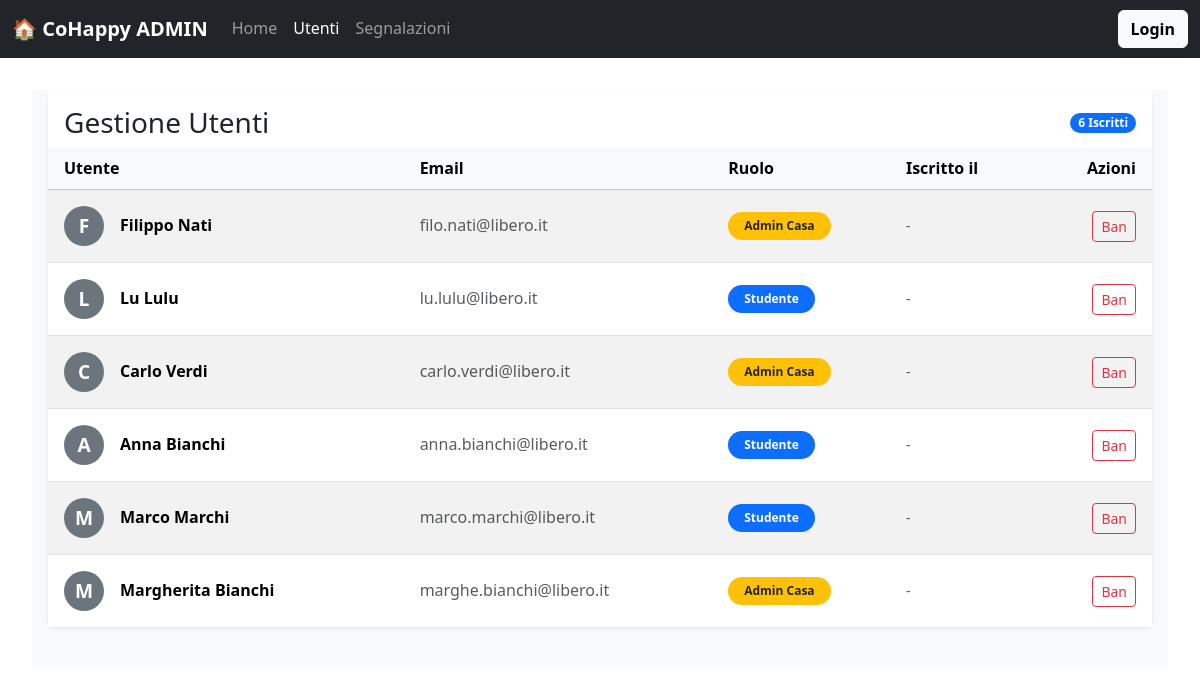
The page /utenti.php on the database as committed earlier.
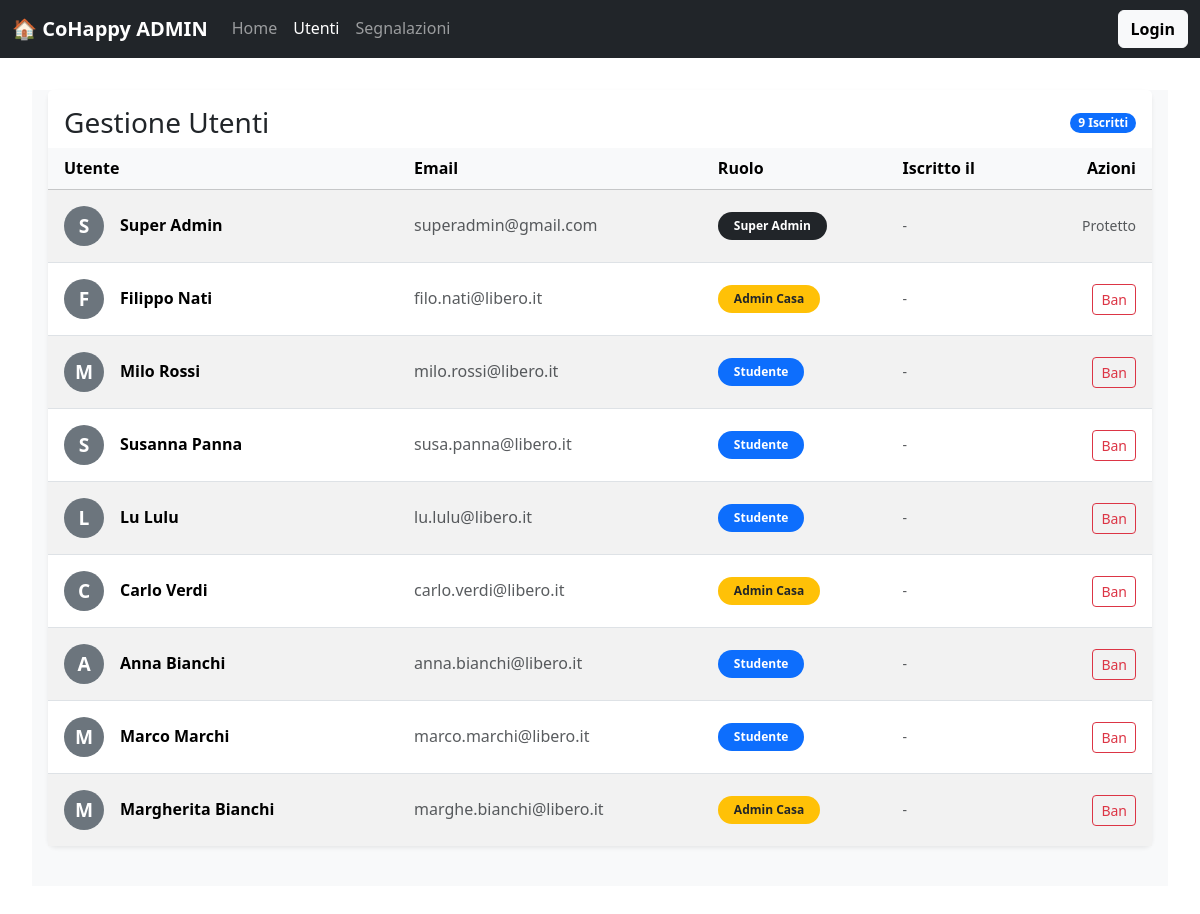
The same page on the database as committed later.
### tables this page shows
CREATE TABLE `utenti` (
  `id_utente` int(11) NOT NULL,
  `nome` varchar(100) NOT NULL,
  `cognome` varchar(100) NOT NULL,
  `email` varchar(150) NOT NULL,
  `password` varchar(255) NOT NULL,
  `ruolo` enum('studente','admin_casa','super_admin') DEFAULT 'studente',
  `foto_profilo` varchar(255) DEFAULT 'default_user.png',
  `id_casa` int(11) DEFAULT NULL,
  `punti` int(11) DEFAULT 0,
  `dataIscrizione` date NOT NULL DEFAULT curdate(),
  `token_scadenza` datetime DEFAULT NULL,
  `recovery_token` varchar(255) DEFAULT NULL
);

### utenti.php (called while the page is built)
<?php
require_once 'bootstrap.php';
$templateParams["titolo"] = "CoHappy - Gestione Utenti";
$templateParams["nome"] = "template/visualizza_utenti.php";
$templateParams["utenti"] = $dbh->getAllUsers();
require 'template/base_admin.php';
?>

### db/database.php (called while the page is built, shortened)
<?php
class DatabaseHelper {
    private $db;
    public function __construct($servername, $username, $password, $dbname, $port) {
        $this->db = new mysqli($servername, $username, $password, $dbname, $port);
        $this->db->set_charset("utf8mb4");
    }
    public function getAllUsers(){
        return $this->db->query("SELECT * FROM utenti ORDER BY dataIscrizione DESC")->fetch_all(MYSQLI_ASSOC);
    }
}
?>

### bootstrap.php (called while the page is built, shortened)
<?php
require_once("db/database.php");
$dbh = new DatabaseHelper("localhost", "root", "", "cohappy_db", 3306);
?>

### template/visualizza_utenti.php (the view, shortened to what the changed rows need)
<section class="pb-3 px-3 bg-light h-100">
    <div class="row h-100">
        <div class="col-md-12 h-100">
            <div class="card shadow-sm border-0 h-100 d-flex flex-column">
                <div class="card-header bg-white border-0 pt-3 px-3 flex-shrink-0 d-flex justify-content-between align-items-center">
                    <h2 class="card-title m-0 h3">Gestione Utenti</h2>
                    <span class="badge bg-primary rounded-pill">
                        <?php echo count($templateParams["utenti"]); ?> Iscritti
                    </span>
                </div>
                <div class="card-body p-0 overflow-auto flex-grow-1" style="min-height: 0;">
                    <table class="table table-hover table-striped mb-0" summary="Tabella contenente la lista degli utenti registrati con dettagli su ruolo e azioni disponibili">
                        <thead class="table-light" style="position: sticky; top: 0; z-index: 10;">
                            <tr>
                                <th scope="col" class="px-3">Utente</th>
                                <th scope="col">Email</th>
                                <th scope="col">Ruolo</th>
                                <th scope="col">Iscritto il</th>
                                <th scope="col" class="text-end px-3">Azioni</th>
                            </tr>
                        </thead>
                        <tbody>
                            <?php foreach($templateParams["utenti"] as $utente): ?>
                            <tr>
                                <td class="px-3 align-middle py-3">
                                    <div class="d-flex align-items-center">
                                        <div class="rounded-circle bg-secondary text-white d-flex justify-content-center align-items-center me-3" aria-hidden="true" style="width: 40px; height: 40px; font-weight: bold; font-size: 1.2rem;">
                                            <?php echo strtoupper(substr($utente['nome'], 0, 1)); ?>
                                        </div>
                                        <div>
                                            <span class="fw-bold d-block"><?php echo $utente['nome'] . " " . $utente['cognome']; ?></span>
                                        </div>
                                    </div>
                                </td>
                                <td class="align-middle text-muted">
                                    <a href="mailto:<?php echo $utente['email']; ?>" class="text-decoration-none text-muted"><?php echo $utente['email']; ?></a>
                                </td>
                                <td class="align-middle">
                                    <?php
                                        $badgeColor = match($utente['ruolo']) {
                                            'super_admin' => 'bg-dark',
                                            'admin_casa'  => 'bg-warning text-dark',
                                            default       => 'bg-primary'
                                        };
                                        $ruoloLeggibile = ucwords(str_replace('_', ' ', $utente['ruolo']));
                                    ?>
                                    <span class="badge <?php echo $badgeColor; ?> rounded-pill px-3 py-2">
                                        <?php echo $ruoloLeggibile; ?>
                                    </span>
                                </td>
                                <td class="align-middle text-muted small">
                                    <time datetime="<?php echo !empty($utente['data_iscrizione']) ? $utente['data_iscrizione'] : ''; ?>">
                                        <?php echo !empty($utente['data_iscrizione']) ? date("d/m/Y", strtotime($utente['data_iscrizione'])) : '-'; ?>
                                    </time>
                                </td>
                                <td class="text-end px-3 align-middle">
                                    <?php if($utente['ruolo'] != 'super_admin'): ?>
                                    <form action="processa-segnalazione.php" method="POST" class="d-inline">
                                        <button type="submit" class="btn btn-outline-danger btn-sm" aria-label="Banna utente <?php echo $utente['nome']; ?>" onclick="return confirm('⚠️ ATTENZIONE ⚠️\n\nStai per eliminare definitivamente <?php echo $utente['nome']; ?>.\n\nVerranno cancellati anche:\n- I suoi annunci\n- Le sue candidature\n- Le sue spese\n\nSei sicura di voler procedere?');">
                                            <i class="bi bi-person-x-fill" aria-hidden="true"></i> Ban
                                        </button>
                                    </form>
                                    <?php else: ?>
                                        <span class="text-muted small"><i class="bi bi-shield-lock" aria-hidden="true"></i> Protetto</span>
                                    <?php endif; ?>
                                </td>
                            </tr>
                            <?php endforeach; ?>
                        </tbody>
                    </table>
                </div>
            </div>
        </div>
    </div>
</section>

Rows that differ between the two databases and show on the page:
added utenti: nome "S", nome "Super", cognome "Admin", email "superadmin@gmail.com", ruolo "Super Admin", shows "Protetto"
added utenti: nome "M", nome "Milo", cognome "Rossi", email "milo.rossi@libero.it", ruolo "Studente"
added utenti: nome "S", nome "Susanna", cognome "Panna", email "susa.panna@libero.it", ruolo "Studente"
Other text that changed with them:
count($templateParams["utenti"]): "6" → "9"
